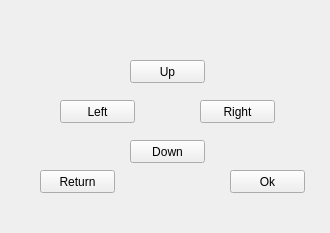
<?xml version="1.0" encoding="UTF-8"?>
<ui version="4.0">
 <class>Key</class>
 <widget class="QWidget" name="Key">
  <property name="geometry">
   <rect>
    <x>0</x>
    <y>0</y>
    <width>330</width>
    <height>233</height>
   </rect>
  </property>
  <property name="windowTitle">
   <string>Form</string>
  </property>
  <widget class="QPushButton" name="button_Up">
   <property name="geometry">
    <rect>
     <x>130</x>
     <y>60</y>
     <width>75</width>
     <height>23</height>
    </rect>
   </property>
   <property name="text">
    <string>Up</string>
   </property>
  </widget>
  <widget class="QPushButton" name="button_Down">
   <property name="geometry">
    <rect>
     <x>130</x>
     <y>140</y>
     <width>75</width>
     <height>23</height>
    </rect>
   </property>
   <property name="text">
    <string>Down</string>
   </property>
  </widget>
  <widget class="QPushButton" name="button_Left">
   <property name="geometry">
    <rect>
     <x>60</x>
     <y>100</y>
     <width>75</width>
     <height>23</height>
    </rect>
   </property>
   <property name="text">
    <string>Left</string>
   </property>
  </widget>
  <widget class="QPushButton" name="button_Right">
   <property name="geometry">
    <rect>
     <x>200</x>
     <y>100</y>
     <width>75</width>
     <height>23</height>
    </rect>
   </property>
   <property name="text">
    <string>Right</string>
   </property>
  </widget>
  <widget class="QPushButton" name="button_Return">
   <property name="geometry">
    <rect>
     <x>40</x>
     <y>170</y>
     <width>75</width>
     <height>23</height>
    </rect>
   </property>
   <property name="text">
    <string>Return</string>
   </property>
  </widget>
  <widget class="QPushButton" name="button_Ok">
   <property name="geometry">
    <rect>
     <x>230</x>
     <y>170</y>
     <width>75</width>
     <height>23</height>
    </rect>
   </property>
   <property name="text">
    <string>Ok</string>
   </property>
  </widget>
 </widget>
 <resources/>
 <connections/>
</ui>
